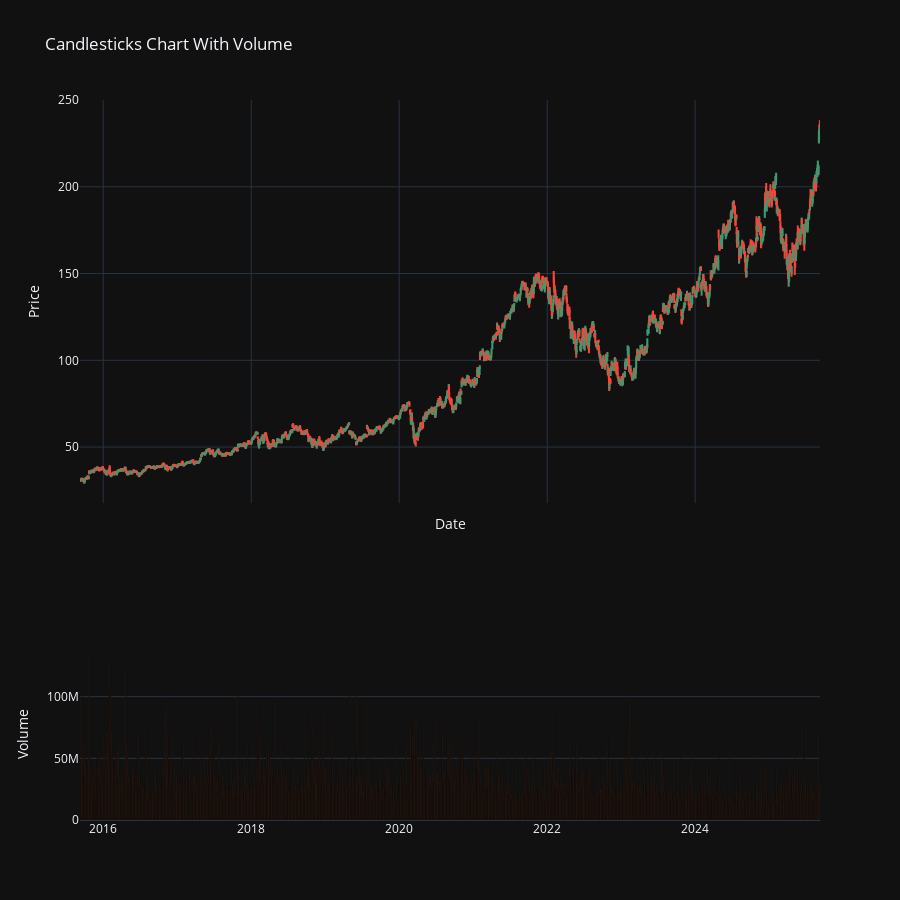

The notebook cell this image was saved under:
### Code cell
# creating subplots
fig = make_subplots(
    rows=2, cols=1,
    shared_xaxes=True,
    row_heights=[0.7, 0.3],
    vertical_spacing=0.2
)

# candle stick chart
fig.add_trace(go.Candlestick(
    x = data["Date"],
    open = data["Open"],
    high = data["High"],
    low = data["Low"],
    close = data["Close"],
    name = "Price"
    ),
    row=1, col=1
)

# volume bars
fig.add_trace(go.Bar(
    x = data["Date"],
    y = data["Volume"],
    name = "volume",
    marker_color="#c1440e",
    opacity=1.0,
    ),
    row=2, col=1
)

# layout
fig.update_layout(
    title = "Candlesticks Chart With Volume",
    xaxis_rangeslider_visible = False,
    xaxis_title="Date",
    yaxis_title="Price",
    yaxis2_title="Volume",
    template="plotly_dark",
    showlegend = False,
    height=900
)

fig.show()

### Figure 1 — Plotly figure (JSON) as saved in the notebook; plotly's stock layout.template omitted (floating-point values rounded to 4 significant figures; data arrays with more than 128 entries replaced by an {"elided": "..."} marker saying what was removed)
{"data": [{"close": {"elided": "2514 float values"}, "high": {"elided": "2514 float values"}, "low": {"elided": "2514 float values"}, "name": "Price", "open": {"elided": "2514 float values"}, "type": "candlestick", "x": {"elided": "2514 str values"}, "xaxis": "x", "yaxis": "y"}, {"marker": {"color": "#c1440e"}, "name": "volume", "opacity": 1, "type": "bar", "x": {"elided": "2514 str values"}, "xaxis": "x2", "y": {"elided": "2514 int values"}, "yaxis": "y2"}], "layout": {"height": 900, "showlegend": false, "title": {"text": "Candlesticks Chart With Volume"}, "xaxis": {"anchor": "y", "domain": [0, 1], "matches": "x2", "rangeslider": {"visible": false}, "showticklabels": false, "title": {"text": "Date"}}, "xaxis2": {"anchor": "y2", "domain": [0, 1]}, "yaxis": {"anchor": "x", "domain": [0.44, 1], "title": {"text": "Price"}}, "yaxis2": {"anchor": "x2", "domain": [0, 0.24], "title": {"text": "Volume"}}}}
